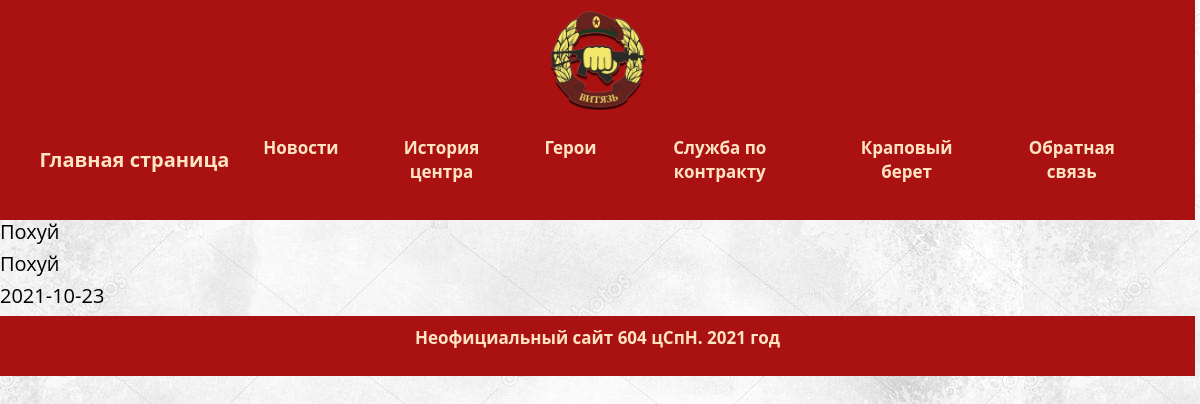
/news/Pohuj, run on the app's committed database.
### news/models.py (models this page shows, shortened)
class News(db.Model):
    id = db.Column(db.Integer, primary_key=True)
    title = db.Column(db.String(30), nullable=False)
    slug = db.Column(db.String(140), unique=True)
    content = db.Column(db.Text, nullable=False)
    date = db.Column(db.DateTime, default=datetime.utcnow)

### news/views.py (the view)
@news.route("/<slug>")
def news_detail(slug):
    news_detail = News.query.filter(News.slug==slug).first()
    return render_template("news/news_detail.html", news_detail=news_detail)

### news/templates/news/news_detail.html
{% extends "base.html" %}
{% block content %}
<main>
<div>
<h5>{{ news_detail.title }}</h5>
<h5>{{ news_detail.content }}</h5>
<h5>{{ news_detail.date.date() }}</h5>
</div>
</main>
{% endblock %}

### liteversion/static/css/styles.css (style rules this page uses)
body { background-image: url(../img/back.jpg); margin: 0; font-family: "Open Sans", "Arial", sans-serif; font-size: 17px; font-weight: 700; line-height: 24px; color: black; overflow-x: hidden; }

### data on the page
News: title "Похуй", content "Похуй", date "2021-10-23"
